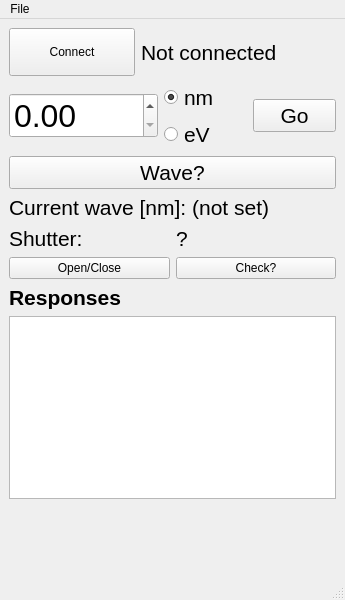
<?xml version="1.0" encoding="UTF-8"?>
<ui version="4.0">
 <class>MainWindow</class>
 <widget class="QMainWindow" name="MainWindow">
  <property name="geometry">
   <rect>
    <x>0</x>
    <y>0</y>
    <width>345</width>
    <height>600</height>
   </rect>
  </property>
  <property name="sizePolicy">
   <sizepolicy hsizetype="Fixed" vsizetype="Fixed">
    <horstretch>0</horstretch>
    <verstretch>0</verstretch>
   </sizepolicy>
  </property>
  <property name="maximumSize">
   <size>
    <width>350</width>
    <height>600</height>
   </size>
  </property>
  <property name="windowTitle">
   <string>Oriel CS260 USB</string>
  </property>
  <property name="windowIcon">
   <iconset>
    <normaloff>Icons/usb.png</normaloff>Icons/usb.png</iconset>
  </property>
  <widget class="QWidget" name="centralwidget">
   <layout class="QGridLayout" name="gridLayout_3">
    <item row="0" column="0">
     <widget class="QPushButton" name="connectBtn">
      <property name="minimumSize">
       <size>
        <width>120</width>
        <height>48</height>
       </size>
      </property>
      <property name="text">
       <string>Connect</string>
      </property>
      <property name="icon">
       <iconset>
        <normaloff>Icons/connect.png</normaloff>Icons/connect.png</iconset>
      </property>
      <property name="iconSize">
       <size>
        <width>32</width>
        <height>32</height>
       </size>
      </property>
     </widget>
    </item>
    <item row="0" column="1" colspan="2">
     <widget class="QLabel" name="statusLabel">
      <property name="font">
       <font>
        <pointsize>16</pointsize>
       </font>
      </property>
      <property name="text">
       <string>Not connected</string>
      </property>
     </widget>
    </item>
    <item row="1" column="0" colspan="3">
     <layout class="QGridLayout" name="gridLayout">
      <item row="2" column="0" colspan="3">
       <widget class="QPushButton" name="waveBtn">
        <property name="font">
         <font>
          <pointsize>16</pointsize>
         </font>
        </property>
        <property name="text">
         <string>Wave?</string>
        </property>
       </widget>
      </item>
      <item row="0" column="1">
       <widget class="QRadioButton" name="nmRadioBtn">
        <property name="font">
         <font>
          <pointsize>16</pointsize>
         </font>
        </property>
        <property name="text">
         <string>nm</string>
        </property>
        <property name="checked">
         <bool>true</bool>
        </property>
       </widget>
      </item>
      <item row="0" column="0" rowspan="2">
       <widget class="QDoubleSpinBox" name="entryBox">
        <property name="font">
         <font>
          <pointsize>24</pointsize>
         </font>
        </property>
        <property name="maximum">
         <double>1200.000000000000000</double>
        </property>
       </widget>
      </item>
      <item row="1" column="1">
       <widget class="QRadioButton" name="evRadioBtn">
        <property name="font">
         <font>
          <pointsize>16</pointsize>
         </font>
        </property>
        <property name="text">
         <string>eV</string>
        </property>
       </widget>
      </item>
      <item row="0" column="2" rowspan="2">
       <widget class="QPushButton" name="goBtn">
        <property name="font">
         <font>
          <pointsize>16</pointsize>
         </font>
        </property>
        <property name="text">
         <string>Go</string>
        </property>
        <property name="icon">
         <iconset>
          <normaloff>Icons/play.png</normaloff>Icons/play.png</iconset>
        </property>
        <property name="iconSize">
         <size>
          <width>64</width>
          <height>64</height>
         </size>
        </property>
       </widget>
      </item>
      <item row="3" column="0" colspan="3">
       <widget class="QLabel" name="waveLabel">
        <property name="font">
         <font>
          <pointsize>16</pointsize>
         </font>
        </property>
        <property name="text">
         <string>Current wave [nm]: (not set)</string>
        </property>
       </widget>
      </item>
     </layout>
    </item>
    <item row="3" column="0">
     <widget class="QLabel" name="label_3">
      <property name="font">
       <font>
        <pointsize>16</pointsize>
        <weight>75</weight>
        <bold>true</bold>
       </font>
      </property>
      <property name="text">
       <string>Responses</string>
      </property>
     </widget>
    </item>
    <item row="4" column="0" colspan="3">
     <widget class="QPlainTextEdit" name="responsesField"/>
    </item>
    <item row="5" column="0" colspan="2">
     <spacer name="horizontalSpacer">
      <property name="orientation">
       <enum>Qt::Horizontal</enum>
      </property>
      <property name="sizeHint" stdset="0">
       <size>
        <width>40</width>
        <height>20</height>
       </size>
      </property>
     </spacer>
    </item>
    <item row="5" column="2">
     <widget class="QPushButton" name="quitBtn">
      <property name="minimumSize">
       <size>
        <width>64</width>
        <height>64</height>
       </size>
      </property>
      <property name="maximumSize">
       <size>
        <width>64</width>
        <height>64</height>
       </size>
      </property>
      <property name="text">
       <string/>
      </property>
      <property name="icon">
       <iconset>
        <normaloff>Icons/quit.png</normaloff>Icons/quit.png</iconset>
      </property>
      <property name="iconSize">
       <size>
        <width>64</width>
        <height>64</height>
       </size>
      </property>
      <property name="flat">
       <bool>true</bool>
      </property>
     </widget>
    </item>
    <item row="2" column="0" colspan="3">
     <layout class="QGridLayout" name="gridLayout_2">
      <item row="2" column="0">
       <widget class="QLabel" name="label">
        <property name="font">
         <font>
          <pointsize>16</pointsize>
         </font>
        </property>
        <property name="text">
         <string>Shutter:</string>
        </property>
       </widget>
      </item>
      <item row="3" column="2">
       <widget class="QPushButton" name="shutterCheckBtn">
        <property name="text">
         <string>Check?</string>
        </property>
       </widget>
      </item>
      <item row="3" column="0">
       <widget class="QPushButton" name="shutterToggleBtn">
        <property name="text">
         <string>Open/Close</string>
        </property>
       </widget>
      </item>
      <item row="2" column="2">
       <widget class="QLabel" name="shutterStatusLabel">
        <property name="font">
         <font>
          <pointsize>16</pointsize>
         </font>
        </property>
        <property name="text">
         <string>?</string>
        </property>
       </widget>
      </item>
     </layout>
    </item>
   </layout>
  </widget>
  <widget class="QMenuBar" name="menubar">
   <property name="geometry">
    <rect>
     <x>0</x>
     <y>0</y>
     <width>345</width>
     <height>27</height>
    </rect>
   </property>
   <widget class="QMenu" name="menuFile">
    <property name="title">
     <string>File</string>
    </property>
    <addaction name="actionQuit"/>
   </widget>
   <addaction name="menuFile"/>
  </widget>
  <widget class="QStatusBar" name="statusbar"/>
  <action name="actionQuit">
   <property name="text">
    <string>Quit</string>
   </property>
  </action>
 </widget>
 <resources/>
 <connections/>
</ui>
